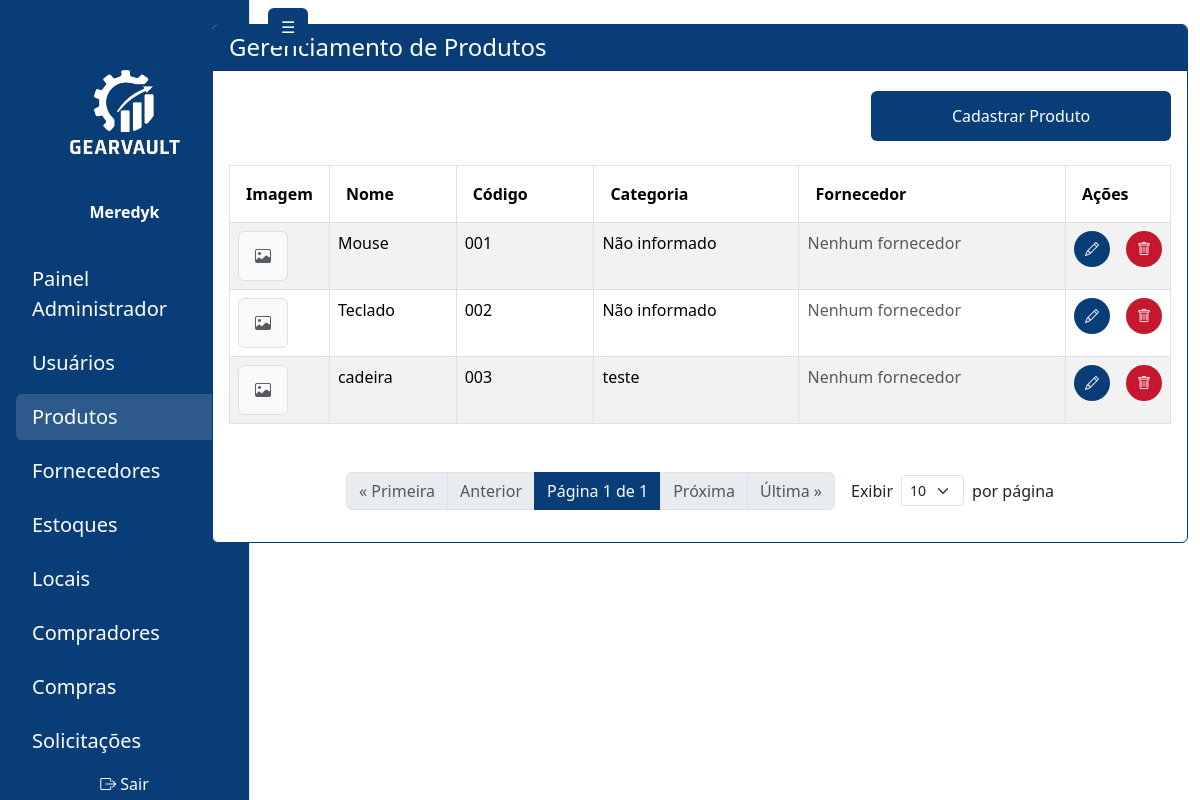
The page /administrador/produtos/ (signed in) on the database as committed earlier.
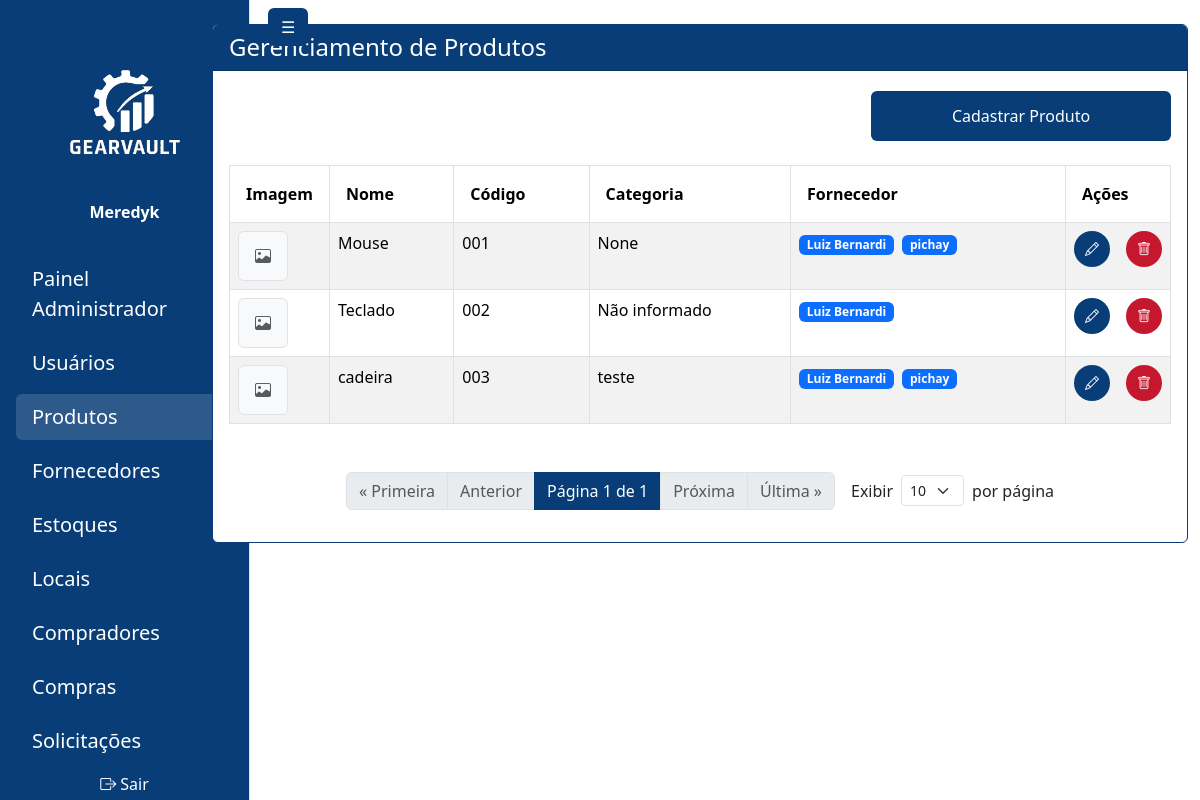
The same page on the database as committed later.
### gearvault/models.py (models this page shows, shortened)
class Produto(models.Model):
    nome = models.CharField(max_length=255)
    codigo = models.CharField(max_length=100, unique=True)
    categoria = models.CharField(max_length=100, blank=True, null=True)
    descricao = models.TextField(blank=True, null=True)
    fornecedores = models.ManyToManyField(
        Fornecedor, blank=True, related_name='produtos')
    imagem = models.ImageField(upload_to='produtos/', blank=True, null=True)

class Fornecedor(models.Model):
    nome = models.CharField(max_length=255)
    cnpj = models.CharField(  max_length=14, validators=[
        MinLengthValidator(14),
            MaxLengthValidator(14)
        ], blank=False, null=False)
    email = models.EmailField(blank=False, null=False)
    telefone = models.CharField(max_length=11,  validators=[
            MinLengthValidator(11),
            MaxLengthValidator(11)
        ], blank=False, null=False)
    endereco = models.ForeignKey(Endereco, on_delete=models.SET_NULL, blank=False, null=True)

### gearvault/views.py (the view, shortened to what this page needs)
# urls.py: path('produtos/', views.admin_produto_list, name='admin_produto_list'),
@login_required
@require_http_methods(["GET", "POST"])
def admin_produto_list(request):
    if request.user.profile.role != 'ADMIN':
        return redirect('login')
    per_page = int(request.GET.get('per_page', 10))
    produtos = Produto.objects.all().prefetch_related('fornecedores').order_by('id')
    fornecedores = Fornecedor.objects.all()
    paginator = Paginator(produtos, per_page)
    page_number = request.GET.get('page')
    page_obj = paginator.get_page(page_number)
    contexto = {
        'sidebar_links': get_sidebar_links(request.user),
        'produtos': page_obj,
        'fornecedores': fornecedores,    }
    return render(request, 'pages/admin/produto_list.html', contexto)

### gearvault/views.py (called while the page is built, shortened)
def get_sidebar_links(user):
    role = getattr(user.profile, 'role', None)
    if role == 'ADMIN':
        return [
            {'url': '/administrador/painel/', 'label': 'Painel Administrador'},
            {'url': '/administrador/usuarios/', 'label': 'Usuários'},
            {'url': '/administrador/produtos/', 'label': 'Produtos'},
            {'url': '/administrador/fornecedores/', 'label': 'Fornecedores'},
            {'url': '/administrador/estoques/', 'label': 'Estoques'},
            {'url': '/administrador/locais/', 'label': 'Locais'},
            {'url': '/administrador/compradores/', 'label': 'Compradores'},
            {'url': '/administrador/compras/', 'label': 'Compras'},
            {'url': '/administrador/solicitacoes/',
                'label': 'Solicitações'},
        ]
    return []

### gearvault/templates/pages/admin/produto_list.html (shortened to what this page needs)
{% extends 'base.html' %}
{% load static %}
{% block content %}
<div class="container-fluid" id="main-content-panel">
  <div class="row">
    <div class="col-md-2" id="sidebar-panel">
      {% include 'sidebar.html' %}
    </div>
    <div class="col-md-10" id="painel-content">
      <div class="card mt-4 mb-4" style="border: 1px solid #083D77;">
        <div class="card-header text-white" style="background-color: #083D77;">
          <h4 class="mb-0">Gerenciamento de Produtos</h4>
        </div>
        <div class="card-body">
          <div class="d-flex justify-content-end mt-1">
            <button class="btn text-white" style="width: 300px; height: 50px; background-color: #083D77;" data-bs-toggle="modal" data-bs-target="#adicionarProdutoModal">
              Cadastrar Produto
            </button>
          </div>
          <table class="table table-striped table-bordered mt-4">
            <thead>
              <tr>
                <th class="py-3 px-3">Imagem</th>
                <th class="py-3 px-3">Nome</th>
                <th class="py-3 px-3">Código</th>
                <th class="py-3 px-3">Categoria</th>
                <th class="py-3 px-3">Fornecedor</th>
                <th class="py-3 px-3">Ações</th>
              </tr>
            </thead>
            <tbody>
            {% for produto in produtos %}
              <tr>
                <td class="py-2 text-center" style="width: 80px;">
                  {% if produto.imagem %}
                    <img src="{{ produto.imagem.url }}" alt="{{ produto.nome }}"
                         style="width: 50px; height: 50px; object-fit: cover; border-radius: 6px;"
                         class="border">
                  {% else %}
                    <div style="width: 50px; height: 50px; background-color: #f8f9fa; border-radius: 6px;"
                         class="d-flex align-items-center justify-content-center border">
                      <i class="bi bi-image text-muted"></i>
                    </div>
                  {% endif %}
                </td>
                <td class="py-2">{{ produto.nome }}</td>
                <td class="py-2">{{ produto.codigo }}</td>
                <td class="py-2">{{ produto.categoria|default:"Não informado" }}</td>
                <td class="py-2">
                  {% if produto.fornecedores.all %}
                    {% for fornecedor in produto.fornecedores.all %}
                      <span class="badge bg-primary me-1">{{ fornecedor.nome }}</span>
                    {% endfor %}
                  {% else %}
                    <span class="text-muted">Nenhum fornecedor</span>
                  {% endif %}
                </td>
                <td class="py-2" style="width: 9%;">
                  <div class="d-flex gap-3 justify-content-center">
                    <button class="btn btn-sm rounded-circle d-inline-flex align-items-center text-white justify-content-center"
                      style="width: 36px; height: 36px; background-color: #083D77;"
                      data-bs-toggle="modal"
                      data-bs-target="#editarProdutoModal"
                      data-produto-id="{{ produto.id }}"
                      data-nome="{{ produto.nome }}"
                      data-codigo="{{ produto.codigo }}"
                      data-categoria="{{ produto.categoria }}"
                      data-descricao="{{ produto.descricao }}"
                      data-fornecedores-ids="{% for fornecedor in produto.fornecedores.all %}{{ fornecedor.id }}{% if not forloop.last %},{% endif %}{% endfor %}"
                      title="Editar">
                      <i class="bi bi-pencil"></i>
                    </button>
                    <button class="btn btn-sm rounded-circle d-inline-flex align-items-center justify-content-center text-white"
                      style="width: 36px; height: 36px; background-color: #c5172e;"
                      data-bs-toggle="modal"
                      data-bs-target="#excluirProdutoModal"
                      data-produto-id="{{ produto.id }}"
                      data-nome="{{ produto.nome }}"
                      title="Excluir">
                      <i class="bi bi-trash"></i>
                    </button>
                  </div>
                </td>
              </tr>
            {% empty %}
              <tr><td colspan="6">Nenhum produto encontrado.</td></tr>
            {% endfor %}
            </tbody>
          </table>
          <div class="d-flex justify-content-center align-items-center mb-3 mt-5">
            <nav aria-label="Navegação de página" class="d-flex justify-content-center mb-0">
              <ul class="pagination mb-0">
                {% if produtos.number > 1 %}
                  <li class="page-item"><a class="page-link" href="?page=1{% if request.GET.per_page %}&per_page={{ request.GET.per_page }}{% endif %}">« Primeira</a></li>
                {% else %}
                  <li class="page-item disabled"><span class="page-link">« Primeira</span></li>
                {% endif %}
                {% if produtos.has_previous %}
                  <li class="page-item"><a class="page-link" href="?page={{ produtos.previous_page_number }}{% if request.GET.per_page %}&per_page={{ request.GET.per_page }}{% endif %}">Anterior</a></li>
                {% else %}
                  <li class="page-item disabled"><span class="page-link">Anterior</span></li>
                {% endif %}
                <li class="page-item disabled">
                  <span class="page-link text-white" style="background-color: #083D77; border-color: #083D77;">
                    Página {{ produtos.number }} de {{ produtos.paginator.num_pages }}
                  </span>
                </li>
                {% if produtos.has_next %}
                  <li class="page-item"><a class="page-link" href="?page={{ produtos.next_page_number }}{% if request.GET.per_page %}&per_page={{ request.GET.per_page }}{% endif %}">Próxima</a></li>
                {% else %}
                  <li class="page-item disabled"><span class="page-link">Próxima</span></li>
                {% endif %}
                {% if produtos.number < produtos.paginator.num_pages %}
                  <li class="page-item"><a class="page-link" href="?page={{ produtos.paginator.num_pages }}{% if request.GET.per_page %}&per_page={{ request.GET.per_page }}{% endif %}">Última »</a></li>
                {% else %}
                  <li class="page-item disabled"><span class="page-link">Última »</span></li>
                {% endif %}
              </ul>
            </nav>
            <form method="get" class="d-flex align-items-center ms-3" style="gap: 0.5rem;">
              <label for="per_page" class="mb-0">Exibir</label>
              <select name="per_page" id="per_page" class="form-select form-select-sm w-auto" onchange="this.form.submit()">
                <option value="10" {% if produtos.paginator.per_page == 10 %}selected{% endif %}>10</option>
              </select>
              <span>por página</span>
            </form>
          </div>
        </div>
      </div>
    </div>
  </div>
</div>
{% endblock %}

### templates/base.html (shortened to what this page needs)
{% load static %}
<!DOCTYPE html>
<html lang="en">
<head>
  <link href="https://cdn.jsdelivr.net/npm/bootstrap@5.3.2/dist/css/bootstrap.min.css" rel="stylesheet" />
  <link href="https://cdn.jsdelivr.net/npm/bootstrap-icons@1.10.5/font/bootstrap-icons.css" rel="stylesheet">
</head>
<body>
  {% block content %}
  {% endblock %}
</body>
</html>

### templates/sidebar.html (shortened to what this page needs)
{% load static %}
<div id="sidebar" class="position-fixed top-0 start-0 vh-100 text-white d-flex flex-column pt-5 border-end" style="background-color: #083D77; width: 250px; transition: transform 0.3s ease;">
  <div class="text-center mb-4 pt-3">
    <img src="{% static 'assets/LogoGearvaultBranco.png' %}" alt="Logo GearVault" style="width: 120px;" class="mb-3" />
    <strong class="d-block">{{ user.username }}</strong>
  </div>
  <nav class="flex-grow-1">
    <ul class="nav flex-column px-3">
      {% if sidebar_links %}
        {% for link in sidebar_links %}
          <li class="nav-item mt-2">
            <a href="{{ link.url }}" class="nav-link text-white fs-5 rounded px-3 py-2 link-hover{% if request.path == link.url %} active-link{% endif %}">{{ link.label }}</a>
          </li>
        {% endfor %}
      {% else %}
        <li class="nav-item text-white px-3">Nenhum link disponível</li>
      {% endif %}
    </ul>
  </nav>
  <div class="mt-auto">
    <a href="{% url 'logout' %}" class="text-white d-block px-3 py-2 pb-3 text-decoration-none text-center"><i class="bi bi-box-arrow-right"></i> Sair</a>
  </div>
</div>
<button id="toggleSidebarBtn" type="button" class="btn position-fixed top-0" style="background-color: #083D77;
  color: white; left: 260px; z-index: 1050; transition: left 0.3s ease; margin: 0.5rem;">☰</button>

### templates/sidebar.html (style rules this page uses)
.link-hover { transition: color 0.3s ease, background-color 0.3s ease; }
.link-hover:hover, .active-link { background-color: rgba(255, 255, 255, 0.15); text-decoration: none; }

### gearvault/templates/pages/admin/produto_list.html (style rules this page uses)
#painel-content { transition: width 0.3s cubic-bezier(0.4,0,0.2,1), margin-left 0.3s cubic-bezier(0.4,0,0.2,1); }
#sidebar-panel { transition: width 0.3s cubic-bezier(0.4,0,0.2,1), display 0.3s cubic-bezier(0.4,0,0.2,1); }
.badge { font-size: 0.75rem; margin-bottom: 0.125rem; }

Rows that differ between the two databases and show on the page:
changed Produto "Mouse": gains Fornecedor (nome "Luiz Bernardi"); categoria "Não informado" → "None"; no longer shows "Nenhum fornecedor"
added Fornecedor: nome "pichay"
changed Produto "Teclado": gains Fornecedor (nome "Luiz Bernardi"); no longer shows "Nenhum fornecedor"
changed Produto "cadeira": gains Fornecedor (nome "Luiz Bernardi"); no longer shows "Nenhum fornecedor"
